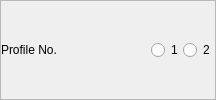
           <widget class="QFrame" name="frame_10">
            <property name="sizePolicy">
             <sizepolicy hsizetype="Preferred" vsizetype="Fixed">
              <horstretch>0</horstretch>
              <verstretch>0</verstretch>
             </sizepolicy>
            </property>
            <property name="frameShape">
             <enum>QFrame::StyledPanel</enum>
            </property>
            <property name="frameShadow">
             <enum>QFrame::Raised</enum>
            </property>
            <layout class="QGridLayout" name="gridLayout_12">
             <property name="leftMargin">
              <number>0</number>
             </property>
             <property name="topMargin">
              <number>0</number>
             </property>
             <property name="rightMargin">
              <number>0</number>
             </property>
             <property name="bottomMargin">
              <number>0</number>
             </property>
             <property name="spacing">
              <number>0</number>
             </property>
             <item row="0" column="0">
              <layout class="QHBoxLayout" name="horizontalLayout_16">
               <item>
                <widget class="QLabel" name="label_16">
                 <property name="sizePolicy">
                  <sizepolicy hsizetype="Fixed" vsizetype="Preferred">
                   <horstretch>0</horstretch>
                   <verstretch>0</verstretch>
                  </sizepolicy>
                 </property>
                 <property name="minimumSize">
                  <size>
                   <width>150</width>
                   <height>0</height>
                  </size>
                 </property>
                 <property name="text">
                  <string>Profile No.</string>
                 </property>
                </widget>
               </item>
               <item>
                <widget class="QRadioButton" name="radioButton_25">
                 <property name="text">
                  <string>1</string>
                 </property>
                </widget>
               </item>
               <item>
                <widget class="QRadioButton" name="radioButton_26">
                 <property name="text">
                  <string>2</string>
                 </property>
                </widget>
               </item>
              </layout>
             </item>
            </layout>
           </widget>
